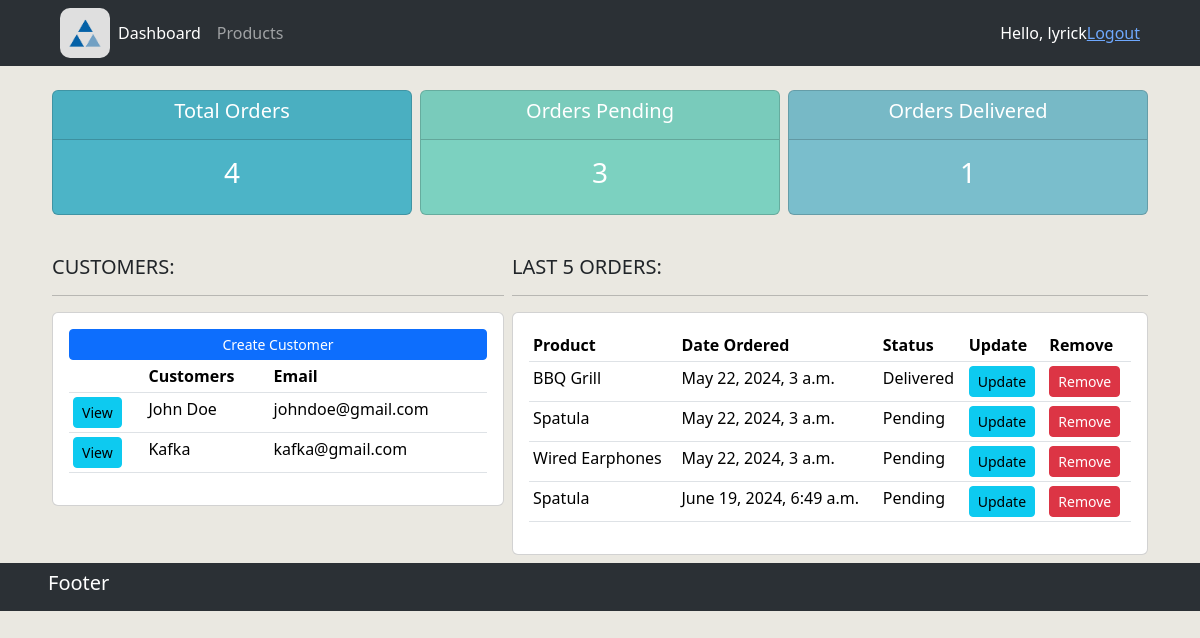
Before: / (signed in) with the older database file.
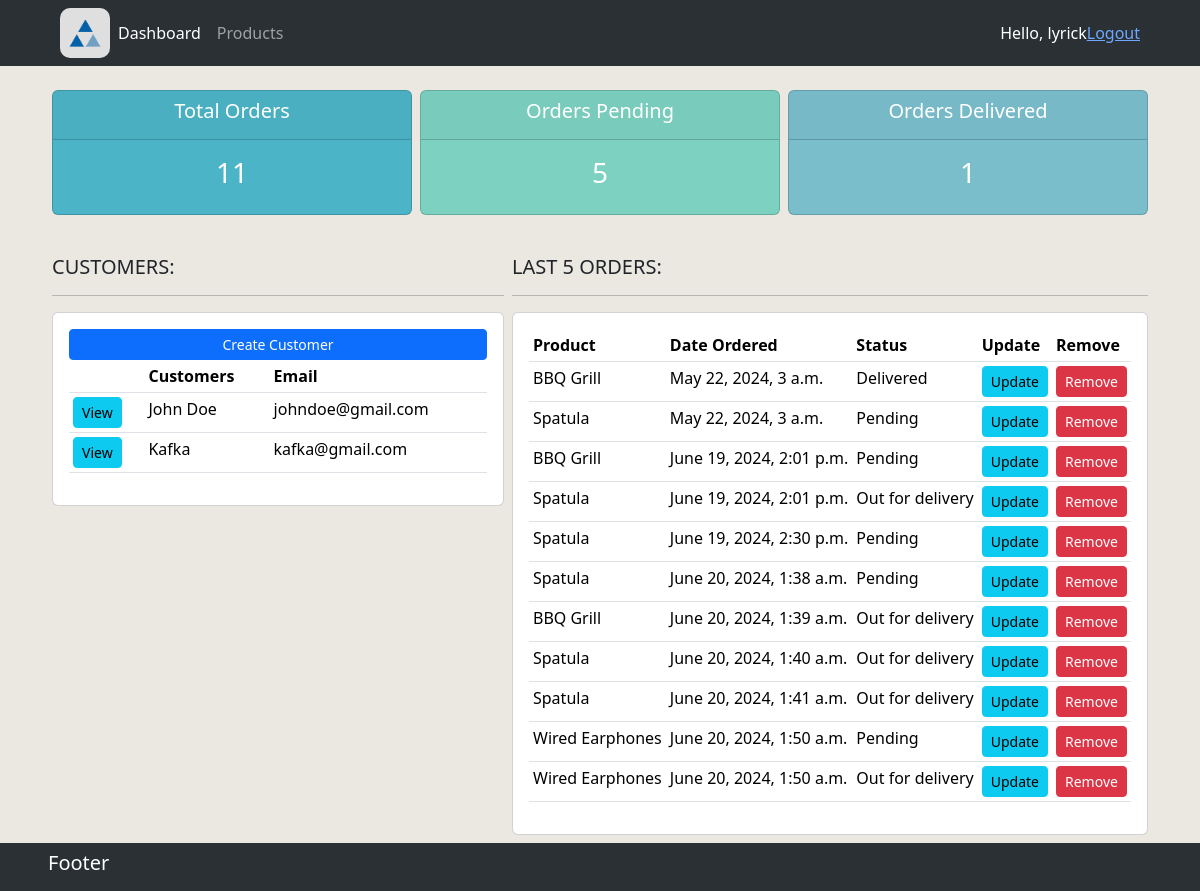
After: the same page with the newer database file.
### accounts/models.py (models this page shows, shortened)
class Customer(models.Model):
    name = models.CharField(max_length=200, null=True)
    phone = models.CharField(max_length=11, null=True)
    email = models.CharField(max_length=200, null=True)
    date_created = models.DateTimeField(auto_now_add=True)

class Order(models.Model):
    customer = models.ForeignKey(Customer, null=True, on_delete=models.SET_NULL)
    product = models.ForeignKey(Product, null=True, on_delete=models.SET_NULL)
    date_created = models.DateTimeField(auto_now_add=True)
    STATUS = (
        ('Pending', 'Pending'),
        ('Out for delivery', 'Out for delivery'),
        ('Delivered', 'Delivered'),
    )
    status = models.CharField(max_length=200, null=True, choices=STATUS)

class Product(models.Model):
    name = models.CharField(max_length=200, null=True)
    price = models.FloatField(null=True)
    CATEGORY = (
        ('Indoor', 'Indoor'),
        ('Outdoor', 'Outdoor'),
    )
    category = models.CharField(max_length=200, null=True, choices=CATEGORY)
    description = models.CharField(max_length=200, null=True, blank=True)
    date_created = models.DateTimeField(auto_now_add=True)
    tags = models.ManyToManyField(Tag)
    def __str__(self):
        return self.name

### accounts/views.py (the view)
# urls.py: path('', views.home, name="home"),
@login_required(login_url='login')
def home(request):
    orders = Order.objects.all()
    customers = Customer.objects.all()
    total_customers = customers.count() # count amount of data in customers
    total_orders = orders.count()       # count amount of data in orders
    delivered = orders.filter(status='Delivered').count() # filter delivers
    pending = orders.filter(status='Pending').count() # filter delivers
    context = {"orders": orders,
               "customers": customers,
               "total_customers": total_customers,
               "total_orders": total_orders,
               "delivered": delivered,
               "pending": pending}
    return render(request, 'accounts/dashboard.html', context)

### accounts/templates/accounts/dashboard.html
{% extends 'accounts/main.html' %}
{% block content %}
{% include 'accounts/sections/status.html' %}
<br>
<div class="row px-5 gx-0">
    <div class="col-md-5 px-1">
        <h5>CUSTOMERS:</h5>
        <hr>
        <div class="card card-body">
            <a class="btn btn-primary btn-sm btn-block" href="">
                Create Customer
            </a>
            <table class="table table-sm">
                <tr>
                    <th></th>
                    <th>Customers</th>
                    <th>Email</th>
                </tr>
                {% for customer in customers %}
                    <tr>
                        <td><a class="btn btn-sm btn-info" href="{% url 'customer' customer.id %}">View</a></td>
                        <td>{{ customer.name }}</td>
                        <td>{{ customer.email }}</td>
                    </tr>
                {% endfor %}
            </table>
        </div>
    </div>
    <div class="col-md-7 px-1">
        <h5>LAST 5 ORDERS:</h5>
        <hr>
        <div class="card card-body">
            <table class="table table-sm">
                <tr>
                    <th>Product</th>
                    <th>Date Ordered</th>
                    <th>Status</th>
                    <th>Update</th>
                    <th>Remove</th>
                </tr>
                {% for order in orders %}
                    <tr>
                        <td>{{ order.product }}</td>
                        <td>{{ order.date_created }}</td>
                        <td>{{ order.status }}</td>
                        <td><a class="btn btn-sm btn-info" href="{% url 'update_order' order.id %}">Update</a></td>
                        <td><a class="btn btn-sm btn-danger" href="{% url 'delete_order' order.id %}">Remove</a></td>
                    </tr>
                {% endfor %}
            </table>
        </div>
    </div>
</div>
{% endblock %}

### accounts/templates/accounts/main.html (shortened to what this page needs)
{% load static %}
<!DOCTYPE html>
<html lang="en">
<head>
    <link href="https://cdn.jsdelivr.net/npm/bootstrap@5.3.3/dist/css/bootstrap.min.css" rel="stylesheet">
    <link rel="stylesheet" type="text/css" href="{% static '/css/main.css' %}">
</head>
<body>
    {% include 'accounts/sections/navbar.html' %}
    {% block content %}
    {% endblock %}
    <footer class="bg-body-tertiary bg-dark px-3 px-lg-5 mt-2 text-white w-100" data-bs-theme="dark">
        <div class="py-2">
            <h5>Footer</h5>
        </div>
    </footer>
</body>
</html>

### accounts/templates/accounts/sections/navbar.html (shortened to what this page needs)
{% load static %}
<nav class="navbar navbar-expand-lg bg-body-tertiary bg-dark px-5 py-2" data-bs-theme="dark">
    <div class="container-fluid">
      <a href="{% url 'home' %}">
        <img src="{% static 'images/logo_clientflow2.png' %}" class="logo1" />
      </a>
      <div class="collapse navbar-collapse" id="navbarNav">
        <ul class="navbar-nav">
          <li class="nav-item">
            <a class="nav-link active" aria-current="page" href="{% url 'home' %}">Dashboard</a>
          </li>
          <li class="nav-item">
            <a class="nav-link" href="{% url 'products' %}">Products</a>
          </li>
        </ul>
      </div>
      <span style="color:white;">Hello, {{request.user}}</span>
      <span><a href="{% url 'logout' %}">Logout</a></span>
    </div>
</nav>

### accounts/templates/accounts/sections/status.html
<br>
<div class="row px-5 gx-0">
    <div class="col-md-4 px-1">
        <div class="">
            <div class="card text-center text-white  mb-3" id="total-orders">
                <div class="card-header">
                    <h5 class="card-title">Total Orders</h5>
                </div>
                <div class="card-body">
                    <h3 class="card-title">{{ total_orders }}</h3>
                </div>
            </div>
        </div>
    </div>
    <div class="col-md-4 px-1">
        <div class="">
            <div class="card text-center text-white  mb-3" id="orders-pending">
                <div class="card-header">
                    <h5 class="card-title">Orders Pending</h5>
                </div>
                <div class="card-body">
                    <h3 class="card-title">{{ pending }}</h3>
                </div>
            </div>
        </div>
    </div>
    <div class="col-md-4 px-1">
        <div class="">
            <div class="card text-center text-white  mb-3" id="orders-delivered">
                <div class="card-header">
                    <h5 class="card-title">Orders Delivered</h5>
                </div>
                <div class="card-body">
                    <h3 class="card-title">{{ delivered }}</h3>
                </div>
            </div>
        </div>
    </div>
</div>

### static/css/main.css (style rules this page uses)
body { background-color: #eae8e1; }
#total-orders { background-color: #4cb4c7; }
#orders-delivered { background-color: #7abecc; }
#orders-pending { background-color: #7CD1c0; }
.logo1 { width: 50px; height: 50px; border-radius: 10px; }

Changed rows visible on the page:
removed Order: product "Wired Earphones", date_created "May 22, 2024, 3 a.m.", status "Pending"
removed Order: product "Spatula", date_created "June 19, 2024, 6:49 a.m.", status "Pending"
added Order: product "BBQ Grill", date_created "June 19, 2024, 2:01 p.m.", status "Pending"
added Order: product "Spatula", date_created "June 19, 2024, 2:01 p.m.", status "Out for delivery"
added Order: product "Spatula", date_created "June 19, 2024, 2:30 p.m.", status "Pending"
added Order: product "Spatula", date_created "June 20, 2024, 1:38 a.m.", status "Pending"
added Order: product "BBQ Grill", date_created "June 20, 2024, 1:39 a.m.", status "Out for delivery"
added Order: product "Spatula", date_created "June 20, 2024, 1:40 a.m.", status "Out for delivery"
added Order: product "Spatula", date_created "June 20, 2024, 1:41 a.m.", status "Out for delivery"
added Order: product "Wired Earphones", date_created "June 20, 2024, 1:50 a.m.", status "Pending"
added Order: product "Wired Earphones", date_created "June 20, 2024, 1:50 a.m.", status "Out for delivery"
Other visible differences:
{{ total_orders }}: "4" → "11"
{{ pending }}: "3" → "5"
